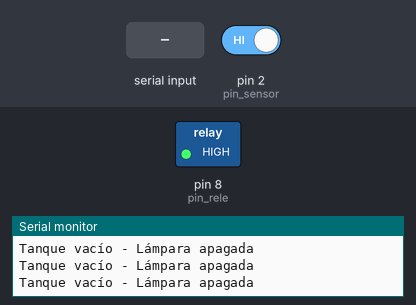
The sketch below on a simulated Arduino Uno, built with avr-gcc and run on an emulated ATmega328P. Parts: switched loads named in the sketch (green lamp = pin HIGH), the last lines printed to the serial monitor. The inputs (shaded band) are chosen by the test bench; at power-on: pin 2 (pin_sensor) HIGH.

Above: at 3.2 s.
3.3 s: pin 2 (pin_sensor) driven LOW
At 4.0 s:
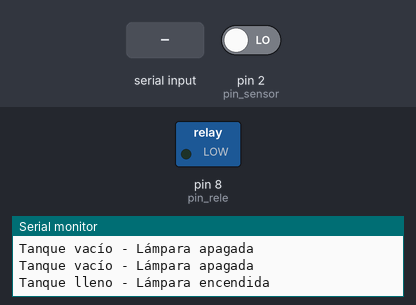
6.8 s: "0" received over Serial
At 7.8 s:
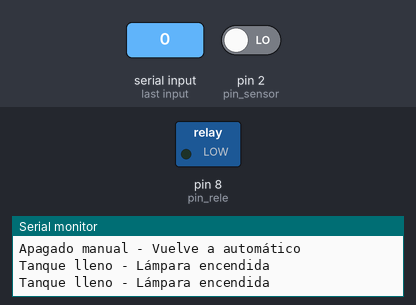
8.3 s: pin 2 (pin_sensor) driven HIGH
At 9.7 s:
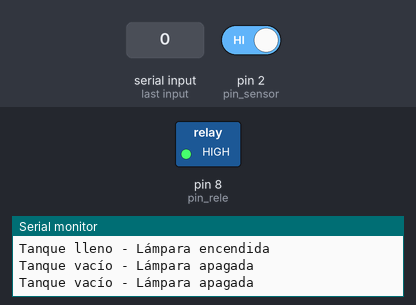
Timing chart, 0 to 11.3 s (numbered marks = the images above; inputs shaded):
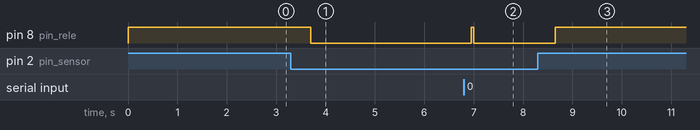

Measured:
- after the input at 3.3 s, pin 8 (pin_rele): HIGH → LOW after 0.40 s
- after the input at 6.8 s, pin 8 (pin_rele): LOW → HIGH after 0.16 s, → LOW 0.05 s later
- after the input at 8.3 s, pin 8 (pin_rele): LOW → HIGH after 0.36 s

The sketch:

aguabot.ino
```cpp
int pin_sensor = 2; // Pin del sensor de nivel
int pin_rele = 8;   // Pin de control del relé

int valor = 0;
bool modoManual = false; // true si está en control desde la app
unsigned long tiempoEncendido = 0;

void setup() {
  Serial.begin(9600);

  pinMode(pin_sensor, INPUT);
  pinMode(pin_rele, OUTPUT);

  digitalWrite(pin_rele, HIGH); // Relé apagado al inicio

  delay(2000); // ⏳ Tiempo de inicio

  // Mensajes iniciales claros
  Serial.println("USB listo para recibir comandos");
  Serial.println("Sistema listo - Modo automático");
}

void loop() {
  // Leer comandos desde USB
  if (Serial.available()) {
    char comando = Serial.read();

    if (comando == '1') { // Encender manual
      modoManual = true;
      digitalWrite(pin_rele, LOW);
      tiempoEncendido = millis();
      Serial.println("Encendido manual por 5 minutos");
    }
    else if (comando == '0') { // Apagar manual
      modoManual = false;
      digitalWrite(pin_rele, HIGH);
      Serial.println("Apagado manual - Vuelve a automático");
    }
    else if (comando == 'A') { // Volver a automático
      modoManual = false;
      Serial.println("Modo automático activado desde la app");
    }
  }

  // Modo manual con temporizador
  if (modoManual) {
    if (millis() - tiempoEncendido >= 300000) { // 5 minutos
      digitalWrite(pin_rele, HIGH);
      modoManual = false;
      Serial.println("Tiempo manual terminado - Vuelve a automático");
    }
  }
  else {
    // Modo automático
    valor = digitalRead(pin_sensor);
    delay(50); // Evita rebotes de lectura

    if (valor == 0) { // Tanque lleno
      digitalWrite(pin_rele, LOW);
      Serial.println("Tanque lleno - Lámpara encendida");
    }
    else { // Tanque vacío
      digitalWrite(pin_rele, HIGH);
      Serial.println("Tanque vacío - Lámpara apagada");
    }
  }

  delay(500);
}
```
